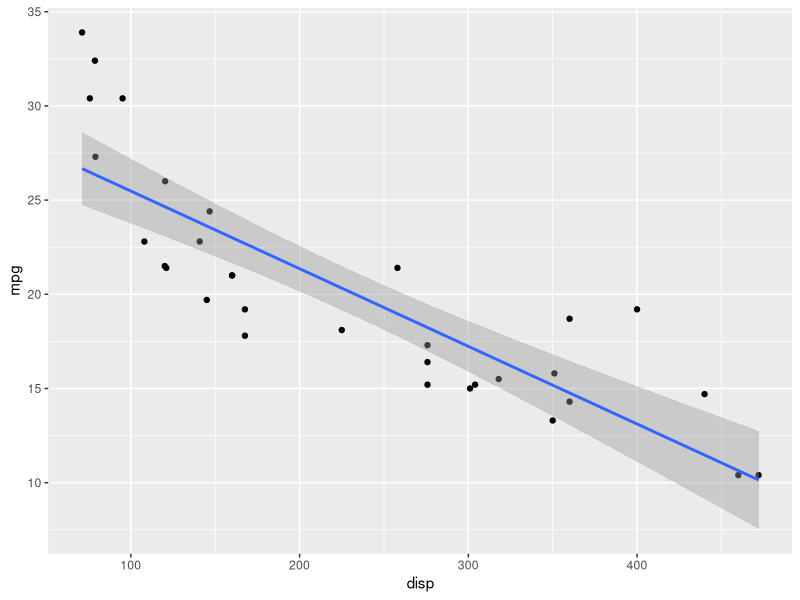
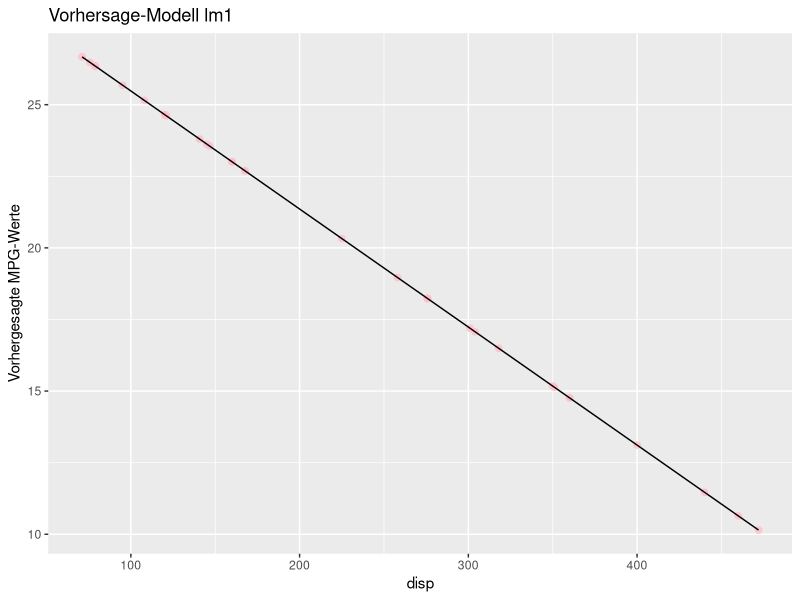

Recreate these plots in R, in order.
## ---- chunk 1
data("mtcars")
## ---- chunk 2
library(tidyverse)
data(mtcars)
## ---- chunk 3
lm1 <- lm(mpg ~ disp, data = mtcars)
lm1
## ---- chunk 4
predict(lm1)
## ---- chunk 5
mtcars2  <- 
  mtcars %>% 
  mutate(preds_lm1 = predict(lm1))
## ---- chunk 6
ggplot(mtcars2) +
  aes(y = mpg, x = disp) +
  geom_point() +
  geom_smooth(method = "lm")
## ---- chunk 7
mtcars2 %>% 
  ggplot(aes(x = disp, y = preds_lm1)) +
  geom_point(size = 2, alpha = .8, color = "pink") +
  geom_line() +
  labs(y = "Vorhergesagte MPG-Werte",
       title = "Vorhersage-Modell lm1")
## ---- chunk 8
mtcars2 <- 
  mtcars2 %>% 
  mutate(e = abs(mpg - preds_lm1))  # abs steht für "Absolutwert"
## ---- chunk 9
mtcars2 %>% 
  summarise(e_avg = mean(e))
## ---- chunk 10
mtcars %>% 
  summarise(cor_mpg_disp = cor(mpg, disp))
